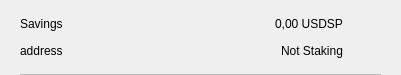
<?xml version="1.0" encoding="UTF-8"?>
<ui version="4.0">
 <class>CSRow</class>
 <widget class="QWidget" name="CSRow">
  <property name="geometry">
   <rect>
    <x>0</x>
    <y>0</y>
    <width>401</width>
    <height>75</height>
   </rect>
  </property>
  <property name="windowTitle">
   <string>Form</string>
  </property>
  <layout class="QVBoxLayout" name="verticalLayout">
   <property name="spacing">
    <number>0</number>
   </property>
   <property name="leftMargin">
    <number>20</number>
   </property>
   <property name="topMargin">
    <number>10</number>
   </property>
   <property name="rightMargin">
    <number>20</number>
   </property>
   <property name="bottomMargin">
    <number>0</number>
   </property>
   <item>
    <widget class="QWidget" name="info" native="true">
     <property name="minimumSize">
      <size>
       <width>0</width>
       <height>0</height>
      </size>
     </property>
     <layout class="QHBoxLayout" name="horizontalLayout_3">
      <property name="leftMargin">
       <number>0</number>
      </property>
      <property name="topMargin">
       <number>0</number>
      </property>
      <property name="rightMargin">
       <number>0</number>
      </property>
      <property name="bottomMargin">
       <number>10</number>
      </property>
      <item>
       <widget class="QWidget" name="container" native="true">
        <property name="minimumSize">
         <size>
          <width>0</width>
          <height>0</height>
         </size>
        </property>
        <layout class="QVBoxLayout" name="verticalLayout_2">
         <property name="spacing">
          <number>0</number>
         </property>
         <property name="leftMargin">
          <number>0</number>
         </property>
         <property name="topMargin">
          <number>0</number>
         </property>
         <property name="rightMargin">
          <number>0</number>
         </property>
         <property name="bottomMargin">
          <number>0</number>
         </property>
         <item>
          <layout class="QHBoxLayout" name="horizontalLayout">
           <item>
            <widget class="QLabel" name="labelName">
             <property name="toolTip">
              <string notr="true"/>
             </property>
             <property name="text">
              <string>Savings</string>
             </property>
            </widget>
           </item>
           <item>
            <spacer name="horizontalSpacer">
             <property name="orientation">
              <enum>Qt::Horizontal</enum>
             </property>
             <property name="sizeHint" stdset="0">
              <size>
               <width>40</width>
               <height>20</height>
              </size>
             </property>
            </spacer>
           </item>
           <item>
            <widget class="QLabel" name="labelAmount">
             <property name="text">
              <string>0,00 USDSP</string>
             </property>
            </widget>
           </item>
          </layout>
         </item>
         <item>
          <layout class="QHBoxLayout" name="horizontalLayout_2">
           <item>
            <widget class="QLabel" name="labelAddress">
             <property name="toolTip">
              <string notr="true"/>
             </property>
             <property name="text">
              <string>address</string>
             </property>
            </widget>
           </item>
           <item>
            <spacer name="horizontalSpacer_2">
             <property name="orientation">
              <enum>Qt::Horizontal</enum>
             </property>
             <property name="sizeHint" stdset="0">
              <size>
               <width>40</width>
               <height>20</height>
              </size>
             </property>
            </spacer>
           </item>
           <item>
            <widget class="QLabel" name="labelStaking">
             <property name="text">
              <string>Not Staking</string>
             </property>
            </widget>
           </item>
          </layout>
         </item>
        </layout>
       </widget>
      </item>
      <item alignment="Qt::AlignHCenter|Qt::AlignVCenter">
       <widget class="QPushButton" name="pushButtonMenu">
        <property name="minimumSize">
         <size>
          <width>24</width>
          <height>24</height>
         </size>
        </property>
        <property name="maximumSize">
         <size>
          <width>32</width>
          <height>32</height>
         </size>
        </property>
        <property name="focusPolicy">
         <enum>Qt::NoFocus</enum>
        </property>
        <property name="styleSheet">
         <string notr="true">border:none; background-color:transparent;</string>
        </property>
        <property name="text">
         <string/>
        </property>
        <property name="icon">
         <iconset>
          <normaloff>://ic-menu-hover</normaloff>://ic-menu-hover</iconset>
        </property>
        <property name="iconSize">
         <size>
          <width>24</width>
          <height>24</height>
         </size>
        </property>
       </widget>
      </item>
     </layout>
    </widget>
   </item>
   <item>
    <widget class="QLabel" name="lblDivisory">
     <property name="minimumSize">
      <size>
       <width>0</width>
       <height>1</height>
      </size>
     </property>
     <property name="maximumSize">
      <size>
       <width>16777215</width>
       <height>1</height>
      </size>
     </property>
     <property name="styleSheet">
      <string notr="true">background-color:#bababa;</string>
     </property>
     <property name="text">
      <string/>
     </property>
     <property name="alignment">
      <set>Qt::AlignBottom|Qt::AlignLeading|Qt::AlignLeft</set>
     </property>
    </widget>
   </item>
  </layout>
 </widget>
 <resources/>
 <connections/>
</ui>
